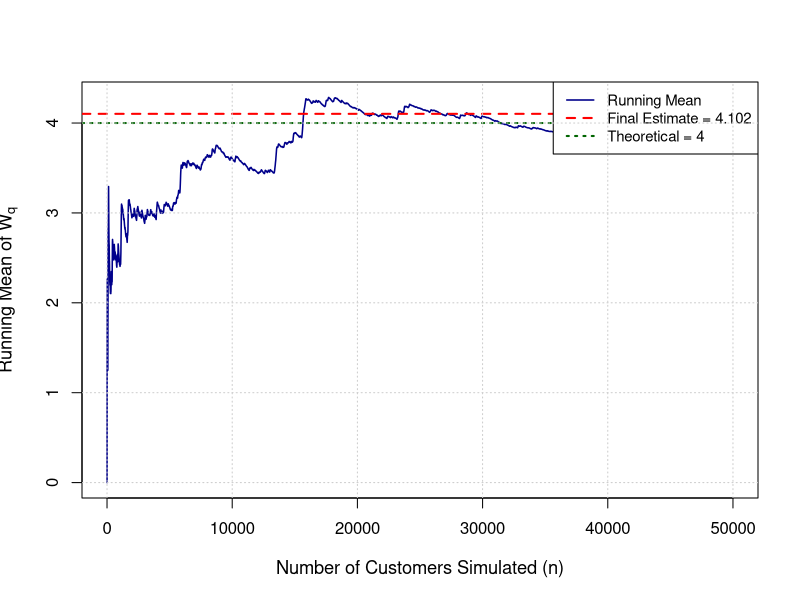
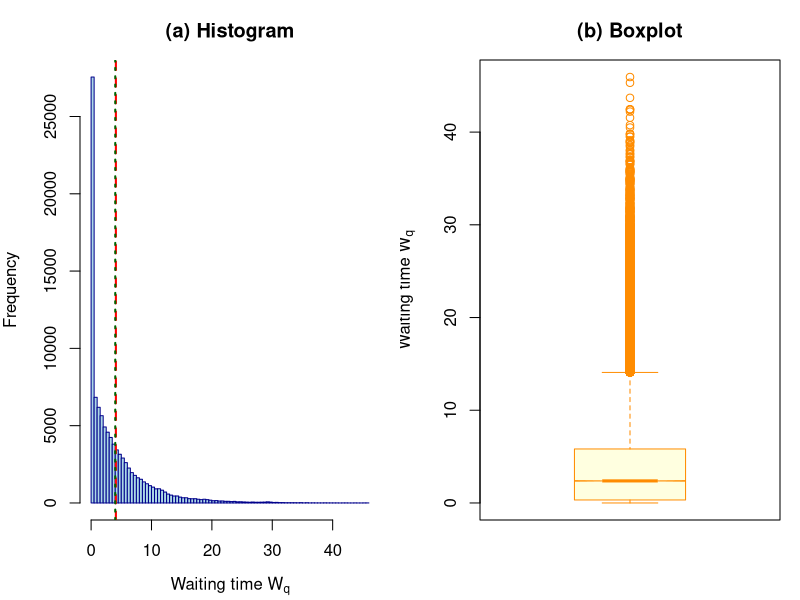

Reproduce these figures in R, in order.
## ---- chunk 1
knitr::opts_chunk$set(echo = TRUE, warning = FALSE, message = FALSE)
## ---- chunk 2
set.seed(123)  # For reproducibility

# Simulation parameters
lambda <- 0.8   # arrival rate λ (customers per time unit)
mu <- 1.0       # service rate μ (customers per time unit)
N <- 100000     # number of customers to simulate

# Parameter validation
stopifnot(lambda > 0, mu > 0)
if (lambda >= mu) stop("Need λ < μ for a stable M/M/1 queue (ρ < 1).")

# Calculate traffic intensity
rho <- lambda / mu
## ---- chunk 3
# Generate interarrival and service times
A <- rexp(N, rate = lambda)  # interarrival times ~ Exp(λ)
S <- rexp(N, rate = mu)      # service times ~ Exp(μ)

# Summary statistics
summary_A <- summary(A)
summary_S <- summary(S)
## ---- chunk 4
# Initialize vectors
t_arr <- numeric(N)   # arrival times
b_srv <- numeric(N)   # service start times
d_dep <- numeric(N)   # departure times
Wq <- numeric(N)      # waiting times in queue

# Process first customer
t_arr[1] <- A[1]
b_srv[1] <- t_arr[1]
d_dep[1] <- b_srv[1] + S[1]
Wq[1] <- 0

# Process remaining customers
for (i in 2:N) {
  t_arr[i] <- t_arr[i-1] + A[i]
  b_srv[i] <- max(t_arr[i], d_dep[i-1])  # Start service at max(arrival, previous departure)
  d_dep[i] <- b_srv[i] + S[i]
  Wq[i] <- b_srv[i] - t_arr[i]  # Waiting time = service start - arrival
}
## ---- chunk 5
# Monte Carlo estimate
theta_hat <- mean(Wq)  # simulation estimate
mcse <- sd(Wq) / sqrt(N)  # Monte Carlo standard error
theta_theory <- lambda / (mu * (mu - lambda))  # theoretical value

# Statistical summary of waiting times
Wq_summary <- summary(Wq)
Wq_sd <- sd(Wq)
Wq_quantiles <- quantile(Wq, probs = c(0.25, 0.5, 0.75, 0.9, 0.95, 0.99))
error <- abs(theta_hat - theta_theory)
rel_error <- 100 * error / theta_theory
## ---- chunk 6
library(knitr)

results_main <- data.frame(
  Metric = c(
    "Arrival rate (λ)",
    "Service rate (μ)",
    "Traffic intensity (ρ)",
    "Sample size (N)",
    "Simulation estimate E[Wq]",
    "Theoretical value E[Wq]",
    "Absolute error",
    "Relative error",
    "Monte Carlo Standard Error (MCSE)"
  ),
  Value = c(
    sprintf("%.4f", lambda),
    sprintf("%.4f", mu),
    sprintf("%.4f", rho),
    format(N, big.mark = ","),
    sprintf("%.4f", theta_hat),
    sprintf("%.4f", theta_theory),
    sprintf("%.4f", error),
    sprintf("%.2f%%", rel_error),
    sprintf("%.6f", mcse)
  )
)

kable(results_main, 
      caption = "Main Simulation Results",
      align = c("l", "r"),
      booktabs = TRUE)
## ---- chunk 7
dist_table <- data.frame(
  Statistic = c(
    "Minimum",
    "1st Quartile (Q1)",
    "Median",
    "Mean",
    "3rd Quartile (Q3)",
    "Maximum",
    "Standard Deviation",
    "90th Percentile",
    "95th Percentile",
    "99th Percentile"
  ),
  Value = c(
    sprintf("%.4f", Wq_summary[1]),
    sprintf("%.4f", Wq_summary[2]),
    sprintf("%.4f", Wq_summary[3]),
    sprintf("%.4f", Wq_summary[4]),
    sprintf("%.4f", Wq_summary[5]),
    sprintf("%.4f", Wq_summary[6]),
    sprintf("%.4f", Wq_sd),
    sprintf("%.4f", Wq_quantiles[4]),
    sprintf("%.4f", Wq_quantiles[5]),
    sprintf("%.4f", Wq_quantiles[6])
  )
)

kable(dist_table, 
      caption = "Statistical Summary of Waiting Times",
      align = c("l", "r"),
      booktabs = TRUE)
## ---- chunk 8
running_mean <- cumsum(Wq) / seq_along(Wq)

plot(running_mean[1:50000], type = "l", lwd = 1.5,
     xlab = "Number of Customers Simulated (n)",
     ylab = expression(paste("Running Mean of ", W[q])),
     col = "darkblue",
     cex.lab = 1.1)

abline(h = theta_hat, lty = 2, col = "red", lwd = 2)
abline(h = theta_theory, lty = 3, col = "darkgreen", lwd = 2)

legend("topright",
       legend = c(
         "Running Mean", 
         paste("Final Estimate =", round(theta_hat, 3)),
         paste("Theoretical =", round(theta_theory, 3))
       ),
       lty = c(1, 2, 3),
       col = c("darkblue", "red", "darkgreen"),
       lwd = c(1.5, 2, 2),
       bg = "white",
       cex = 0.9)

grid(col = "gray80")
## ---- chunk 9
par(mfrow = c(1, 2), mar = c(4, 4, 3, 1))

# Histogram
hist(Wq, breaks = 100, 
     main = "(a) Histogram",
     xlab = expression(paste("Waiting time ", W[q])),
     ylab = "Frequency",
     col = "lightblue",
     border = "darkblue")

abline(v = theta_hat, col = "red", lwd = 2, lty = 2)
abline(v = theta_theory, col = "darkgreen", lwd = 2, lty = 3)

# Boxplot
boxplot(Wq, 
        main = "(b) Boxplot",
        ylab = expression(paste("Waiting time ", W[q])),
        col = "lightyellow",
        border = "darkorange",
        notch = TRUE)

par(mfrow = c(1, 1))
